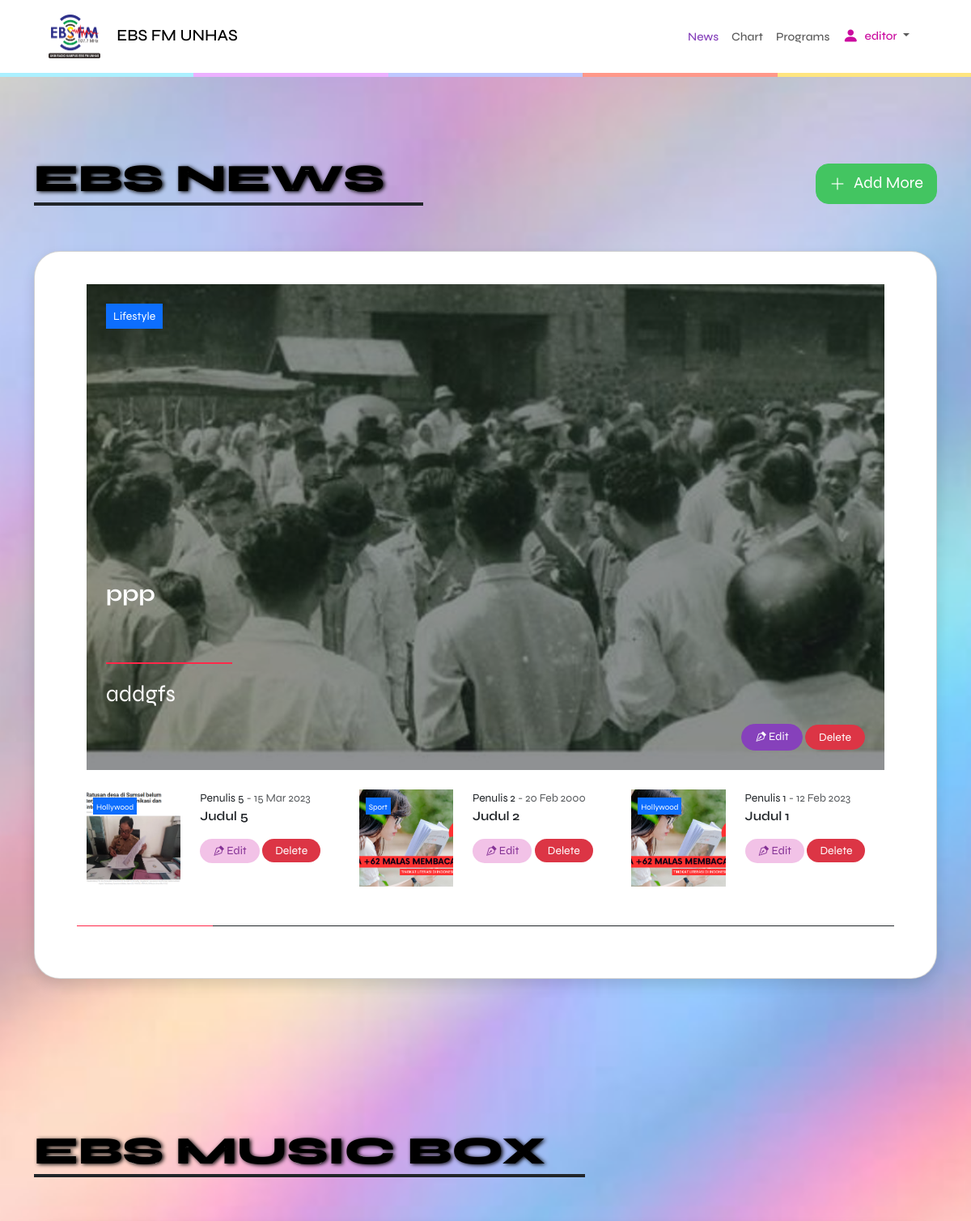
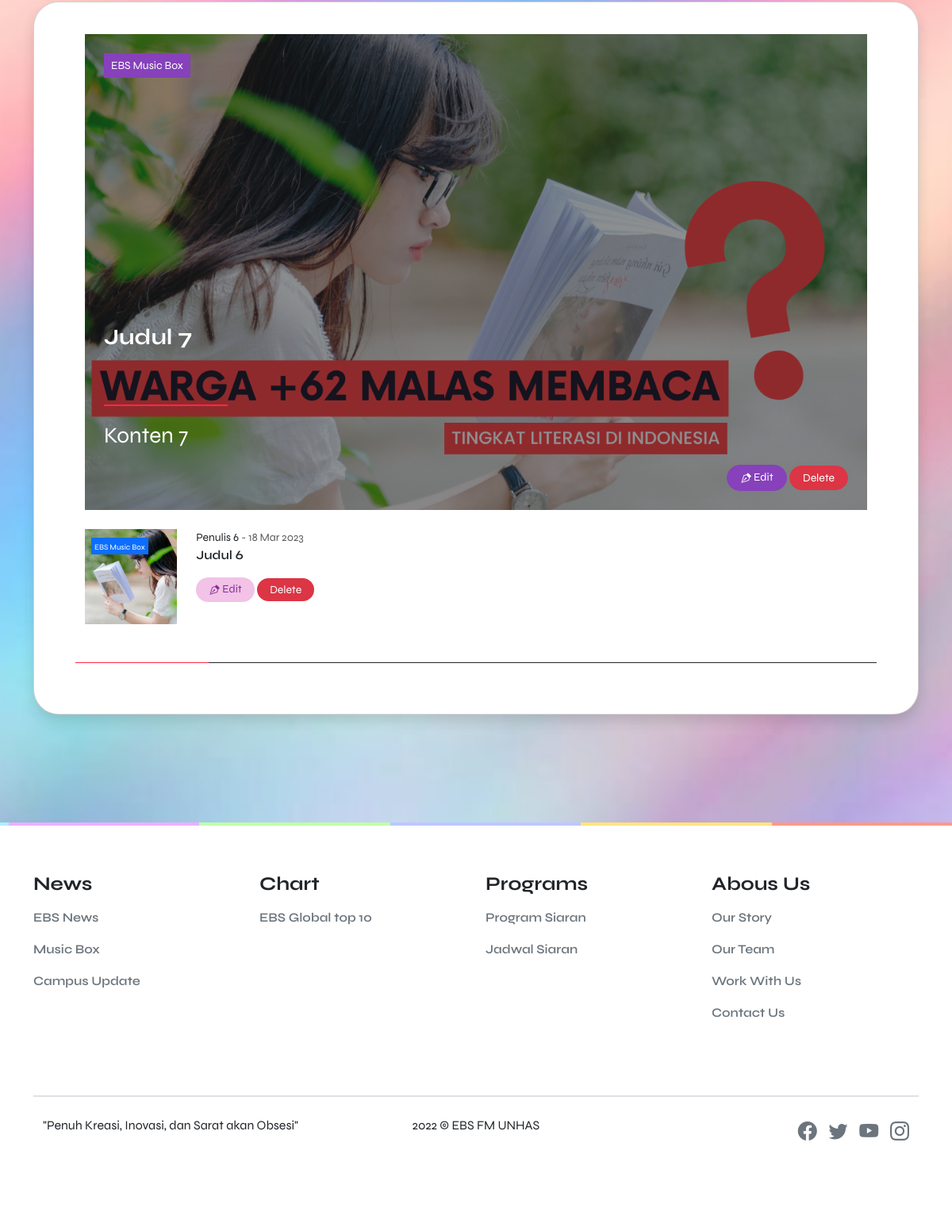
The page /editor/news/index.php (signed in) on the database its author committed (2 pictures, top to bottom).
### tables this page shows
CREATE TABLE `td_account` (
  `id` int(11) NOT NULL,
  `fullname` varchar(256) NOT NULL,
  `email` varchar(256) NOT NULL,
  `username` varchar(256) NOT NULL,
  `password` varchar(500) NOT NULL,
  `otoritas` varchar(20) NOT NULL,
  `foto` varchar(50) NOT NULL
);

CREATE TABLE `td_news` (
  `id` int(11) NOT NULL,
  `judul` varchar(256) NOT NULL,
  `slug` varchar(256) NOT NULL,
  `penulis` varchar(256) NOT NULL,
  `konten` varchar(4000) NOT NULL,
  `rubrik` varchar(50) NOT NULL,
  `tgl_terbit` date DEFAULT NULL,
  `foto` varchar(50) NOT NULL
);

### app/functions/base_url.php (called while the page is built)
<?php
$BASE_URL = '/EBS/';

### app/functions/authority_check.php (called while the page is built)
<?php
function authority_check()
{
    global $conn;
    if (isset($_SESSION['login'])) {
        $username = $_SESSION['login'];
        $result = mysqli_query($conn, "SELECT * FROM td_account WHERE username='$username' LIMIT 1");
        if (mysqli_fetch_assoc($result)) {
            $result = query("SELECT * FROM td_account WHERE username = '$username' LIMIT 1")[0];
            $authority = $result['otoritas'];
        } else {
            $authority = 'guest';
        }
    } else {
        $authority = 'guest';
    }
    return $authority;
}

### app/functions/query.php (called while the page is built)
<?php
function query($query)
{
    global $conn;
    $result = mysqli_query($conn, $query);
    $rows = [];
    while ($row = mysqli_fetch_assoc($result)) {
        $rows[] = $row;
    }
    return $rows;
}

### app/functions/fullname_check.php (called while the page is built, shortened)
<?php
function fullname_check()
{
    $username = $_SESSION['login'];
    $fullname = query("SELECT * FROM td_account WHERE username = '$username' LIMIT 1")[0]['fullname'];
    return $fullname;
}

### app/functions/date_formatter.php (called while the page is built, shortened)
<?php
function date_formatter($date, $format)
{
    $result = explode(" ", $date);
    $result = explode("-", $result[0]);
    $dd = $result[2];
    $mm = $result[1];
    $yyyy = $result[0];
    switch ($mm) {
        case "02":
            $mmm = "Feb";
            break;
        case "03":
            $mmm = "Mar";
            break;
    }
    if ($format == "dd mmm yyyy") {
        return $dd . " " . $mmm . " " . $yyyy;
    }
}

### editor/news/index.php (the view, shortened to what this page needs)
<?php
include('../../app/functions/base_url.php');
include('../../app/functions/db_connect.php');
include('../../app/functions/query.php');
include('../../app/functions/authority_check.php');
include('../../app/functions/fullname_check.php');
include('../../app/functions/date_formatter.php');
$result_news = query("SELECT * FROM td_news WHERE rubrik <> 'EBS Music Box' ORDER BY id DESC LIMIT 10");
$result_music_box = query("SELECT * FROM td_news WHERE rubrik = 'EBS Music Box' ORDER BY id DESC LIMIT 10");
?>
<!doctype html>
<html lang="en">
<head>
    <link href="<?= $BASE_URL ?>css/style.css" rel="stylesheet">
</head>
<body style="background-image: url('<?= $BASE_URL ?>img/bg.jpg');" class="bg-size-cover">
    <?php include('../../nav/navbar.php') ?>
    <main>
        <section class="container my-5 pt-5 pb-4">
            <div class="row mt-5 mb-4 justify-content-center">
                <div class="col mt-5 mb-4">
                    <div class="d-flex flex-wrap align-items-center">
                        <h1 class="border-dark border-bottom border-4 outlined-heading bigger-heading text-shadow-lg me-5">EBS NEWS&ensp;&ensp;</h1>
                        <a href="<?= $BASE_URL ?>editor/news/add" class="btn btn-success ms-md-auto btn-lg rounded-4"><i class="bi bi-plus-lg"></i>&ensp;Add More</a>
                    </div>
                </div>
            </div>
            <div class="row justify-content-center mb-5 pb-3">
                <div class="col">
                    <div class="card rounded-5 shadow py-4 px-lg-5">
                        <div class="card-body">
                            <?php if (isset($result_news[0])) : ?>
                                <div class="row">
                                    <div class="col-12">
                                        <div class="w-100 bg-size-cover" style="background-image: url('<?= $BASE_URL ?>app/data/img/foto-berita/<?= $result_news[0]['foto'] ?>');">
                                            <div class="bg-dark p-4 w-100 bg-opacity-50 d-flex flex-column align-items-start justify-content-evenly" style="height:75vh">
                                                <?php if ($result_news[0]['rubrik']) : ?>
                                                    <a href="#" class="btn btn-info btn-sm rounded-0"><?= $result_news[0]['rubrik'] ?></a>
                                                <?php endif ?>
                                                <p class="fs-3 text-white fw-bolder mt-auto"><?= $result_news[0]['judul'] ?></p>
                                                <div class="col-6 col-md-3 col-lg-2 bg-danger mt-5 mb-3" style="height: 2px;"></div>
                                                <p class="fs-3 text-white truncate-2-line"><?= $result_news[0]['konten'] ?></p>
                                                <div class="ms-auto">
                                                    <a href="<?= $BASE_URL ?>editor/news/edit?id=<?= $result_news[0]['slug'] ?>" class="btn btn-primary px-lg-3 rounded-pill btn-sm"><i class="bi bi-vector-pen"></i>&nbsp;Edit</a>
                                                    <button type="button" data-bs-toggle="modal" data-bs-target="#modal" onclick="setDelete('<?= $result_news[0]['id'] ?>')" class="btn btn-danger px-lg-3 rounded-pill btn-sm">Delete</button>
                                                </div>
                                            </div>
                                        </div>
                                    </div>
                                </div>
                            <?php endif ?>
                            <div class="row pt-3 pt-lg-0">
                                <?php for ($i = 1; $i < 4; $i++) : ?>
                                    <?php if (isset($result_news[$i])) : ?>
                                        <div class="col-lg-4 my-4">
                                            <div class="row">
                                                <div class="col-xl-5">
                                                    <div class="bg-size-cover w-100 p-2" style="height: 120px; background-image: url('<?= $BASE_URL ?>app/data/img/foto-berita/<?= $result_news[$i]['foto'] ?>')">
                                                        <a href="#" class="btn btn-sm btn-info bg-info rounded-0 px-1 py-0 border-0"><span class="very-small"><?= $result_news[$i]['rubrik'] ?></span></a>
                                                    </div>
                                                </div>
                                                <div class="col-xl-7">
                                                    <p class="small mb-0 mt-1 mt-md-0"><?= $result_news[$i]['penulis'] ?><span class="text-muted"> - <?= date_formatter($result_news[$i]['tgl_terbit'], "dd mmm yyyy") ?></span></p>
                                                    <p class="fs-6 fw-semibold truncate-2-line"><?= $result_news[$i]['judul'] ?></p>
                                                    <div>
                                                        <a href="<?= $BASE_URL ?>editor/news/edit?id=<?= $result_news[$i]['slug'] ?>" class="btn btn-outline-primary bg-primary bg-opacity-25 border-0 px-lg-3 rounded-pill btn-sm"><i class="bi bi-vector-pen"></i>&nbsp;Edit</a>
                                                        <button type="button" data-bs-toggle="modal" data-bs-target="#modal" onclick="setDelete('<?= $result_news[$i]['id'] ?>')" class="btn btn-danger px-lg-3 rounded-pill btn-sm  border-0">Delete</button>
                                                    </div>
                                                </div>
                                            </div>
                                        </div>
                                    <?php endif ?>
                                <?php endfor ?>
                            </div>
                            <div class="row my-5 my-lg-4">
                                <div class="col-3 col-lg-2 bg-danger" style="height: 1px;"></div>
                                <div class="col-9 col-lg-10 bg-dark" style="height: 1px;"></div>
                            </div>
                        </div>
                    </div>
                </div>
            </div>
        </section>
        <section class="container my-5 pb-4">
            <div class="row mt-5 mb-4 justify-content-center">
                <div class="col mt-5 mb-4">
                    <div class="d-flex flex-wrap align-items-center">
                        <h1 class="border-dark border-bottom border-4 outlined-heading bigger-heading text-shadow-lg me-5">EBS MUSIC BOX&ensp;&ensp;</h1>
                    </div>
                </div>
            </div>
            <div class="row justify-content-center mb-5 pb-3">
                <div class="col">
                    <div class="card rounded-5 shadow py-4 px-lg-5">
                        <div class="card-body">
                            <?php if (isset($result_music_box[0])) : ?>
                                <div class="row">
                                    <div class="col-12">
                                        <div class="w-100 bg-size-cover" style="background-image: url('<?= $BASE_URL ?>app/data/img/foto-berita/<?= $result_music_box[0]['foto'] ?>');">
                                            <div class="bg-dark p-4 w-100 bg-opacity-50 d-flex flex-column align-items-start justify-content-evenly" style="height:75vh">
                                                <?php if ($result_music_box[0]['rubrik']) : ?>
                                                    <a href="#" class="btn btn-primary btn-sm rounded-0"><?= $result_music_box[0]['rubrik'] ?></a>
                                                <?php endif ?>
                                                <p class="fs-3 text-white fw-bolder mt-auto"><?= $result_music_box[0]['judul'] ?></p>
                                                <div class="col-6 col-md-3 col-lg-2 bg-danger mt-5 mb-3" style="height: 2px;"></div>
                                                <p class="fs-3 text-white truncate-2-line"><?= $result_music_box[0]['konten'] ?></p>
                                                <div class="ms-auto">
                                                    <a href="<?= $BASE_URL ?>editor/news/edit?id=<?= $result_music_box[0]['slug'] ?>" class="btn btn-primary px-lg-3 rounded-pill btn-sm"><i class="bi bi-vector-pen"></i>&nbsp;Edit</a>
                                                    <button type="button" data-bs-toggle="modal" data-bs-target="#modal" onclick="setDelete('<?= $result_music_box[0]['id'] ?>')" class="btn btn-danger px-lg-3 rounded-pill btn-sm">Delete</button>
                                                </div>
                                            </div>
                                        </div>
                                    </div>
                                </div>
                            <?php endif ?>
                            <div class="row pt-3 pt-lg-0">
                                <?php for ($i = 1; $i < 4; $i++) : ?>
                                    <?php if (isset($result_music_box[$i])) : ?>
                                        <div class="col-lg-4 my-4">
                                            <div class="row">
                                                <div class="col-xl-5">
                                                    <div class="bg-size-cover w-100 p-2" style="height: 120px; background-image: url('<?= $BASE_URL ?>app/data/img/foto-berita/<?= $result_music_box[$i]['foto'] ?>')">
                                                        <a href="#" class="btn btn-sm btn-info bg-info rounded-0 px-1 py-0 border-0"><span class="very-small"><?= $result_music_box[$i]['rubrik'] ?></span></a>
                                                    </div>
                                                </div>
                                                <div class="col-xl-7">
                                                    <p class="small mb-0 mt-1 mt-md-0"><?= $result_music_box[$i]['penulis'] ?><span class="text-muted"> - <?= date_formatter($result_music_box[$i]['tgl_terbit'], "dd mmm yyyy") ?></span></p>
                                                    <p class="fs-6 fw-semibold truncate-2-line"><?= $result_music_box[$i]['judul'] ?></p>
                                                    <div>
                                                        <a href="<?= $BASE_URL ?>editor/news/edit?id=<?= $result_music_box[$i]['slug'] ?>" class="btn btn-outline-primary bg-primary bg-opacity-25 border-0 px-lg-3 rounded-pill btn-sm"><i class="bi bi-vector-pen"></i>&nbsp;Edit</a>
                                                        <button type="button" data-bs-toggle="modal" data-bs-target="#modal" onclick="setDelete('<?= $result_music_box[$i]['id'] ?>')" class="btn btn-danger px-lg-3 rounded-pill btn-sm  border-0">Delete</button>
                                                    </div>
                                                </div>
                                            </div>
                                        </div>
                                    <?php endif ?>
                                <?php endfor ?>
                            </div>
                            <div class="row my-5 my-lg-4">
                                <div class="col-3 col-lg-2 bg-danger" style="height: 1px;"></div>
                                <div class="col-9 col-lg-10 bg-dark" style="height: 1px;"></div>
                            </div>
                        </div>
                    </div>
                </div>
            </div>
        </section>
    </main>
    <?php include('../../footer/footer.php') ?>
</body>
</html>

### nav/navbar.php (shortened to what this page needs)
<nav class="navbar navbar-expand-xl navbar-light fixed-top bg-white border-bottom border-5 fancy-border">
    <div class="container-fluid">
        <a class="navbar-brand" href="<?= $BASE_URL ?>"> <img src="<?= $BASE_URL ?>img/logo.png" alt="Logo" width="64" class="d-inline-block align-text-middle py-1 ms-sm-5 me-3">
            <h5 class="d-inline">EBS FM UNHAS</h5>
        </a>
        <div class="collapse navbar-collapse me-md-5 mx-5 my-3" id="navbarCollapse">
            <ul class="navbar-nav ms-auto mb-2 mb-md-0 align-items-start align-items-lg-center">
                <li class="nav-item" id="nav-item-news">
                    <a class="nav-link px-lg-2 px-xxl-4" aria-current="page" href="<?= $BASE_URL ?>news" id="nav-link-news">
                        <h6 class="m-0 p-0 d-inline">News</h6>
                    </a>
                </li>
                <li class="nav-item" id="nav-item-chart">
                    <a class="nav-link px-lg-2 px-xxl-4" href="<?= $BASE_URL ?>chart" id="nav-link-chart">
                        <h6 class="m-0 p-0 d-inline">Chart</h6>
                    </a>
                </li>
                <li class="nav-item" id="nav-item-programs">
                    <a class="nav-link px-lg-2 px-xxl-4" href="<?= $BASE_URL ?>programs" id="nav-link-programs">
                        <h6 class="m-0 p-0 d-inline">Programs</h6>
                    </a>
                </li>
                <?php if (authority_check() !== 'guest') : ?>
                    <li class="nav-item dropdown">
                        <a class="nav-link dropdown-toggle px-lg-2 px-xxl-4 me-2 me-xxl-4" href="#" role="button" data-bs-toggle="dropdown" aria-expanded="false" id="nav-link-user">
                            <h6 class="m-0 p-0 d-inline text-primary"><i class="bi bi-person-fill h5"></i>&ensp;<?= fullname_check() ?></h6>
                        </a>
                    </li>
                <?php endif ?>
            </ul>
        </div>
    </div>
</nav>

### editor/news/index.php (style rules this page uses)
.bi { vertical-align: -.125em; fill: currentColor; }

### rows shown on the page
td_account: fullname "editor"
td_news: foto (picture), rubrik "Lifestyle", judul "ppp", konten "addgfs"
td_news: foto (picture), rubrik "Hollywood", penulis "Penulis 5", tgl_terbit "15 Mar 2023", judul "Judul 5"
td_news: foto (picture), rubrik "Sport", penulis "Penulis 2", tgl_terbit "20 Feb 2000", judul "Judul 2"
td_news: foto (picture), rubrik "Hollywood", penulis "Penulis 1", tgl_terbit "12 Feb 2023", judul "Judul 1"
td_news: foto (picture), rubrik "EBS Music Box", judul "Judul 7", konten "Konten 7"
td_news: foto (picture), rubrik "EBS Music Box", penulis "Penulis 6", tgl_terbit "18 Mar 2023", judul "Judul 6"
